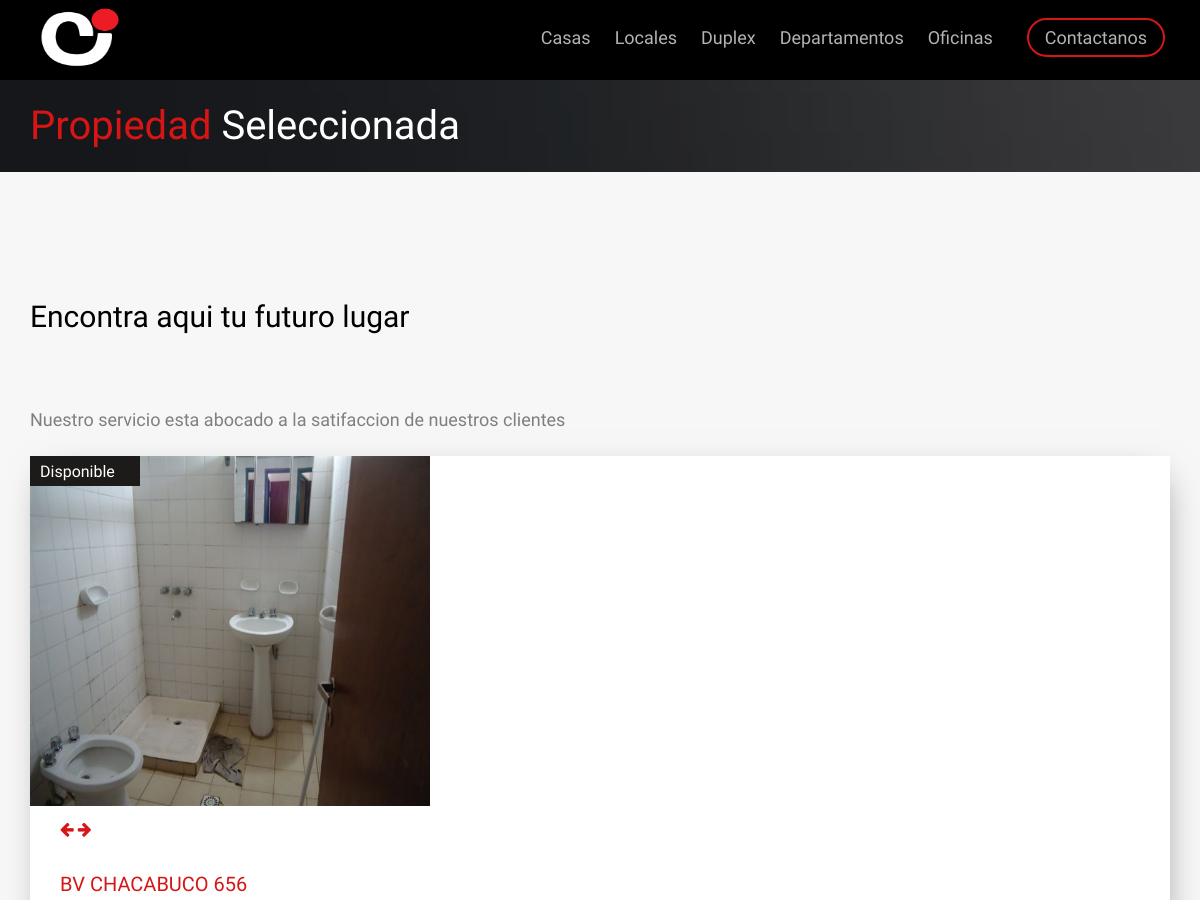
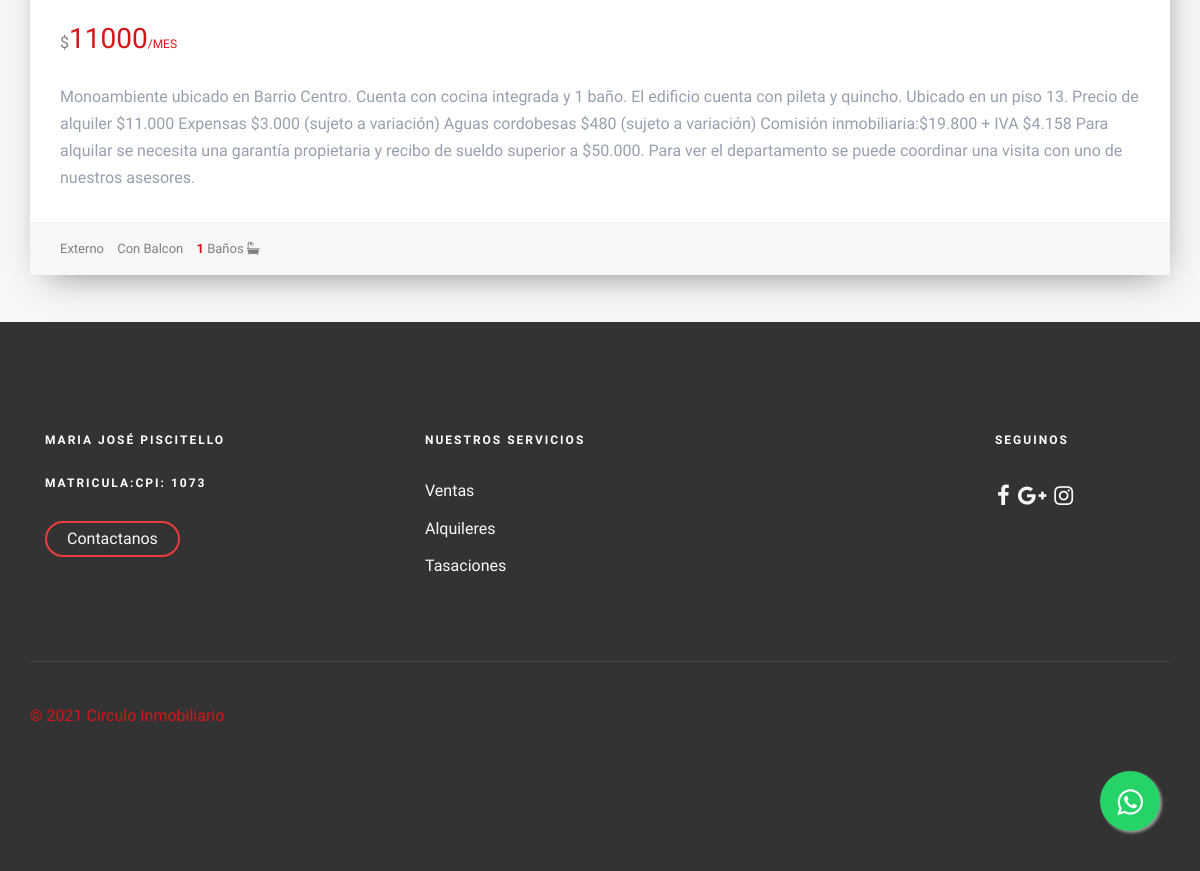
Screenshot of /alquileres/monoambiente_details_alquis/8/ with the database file from the repository (2 pictures, top to bottom).
### Alquileres/models.py (models this page shows, shortened)
class PostImagenes(models.Model):
    post= models.ForeignKey(PostAlquiler, default =None ,on_delete=models.CASCADE)
    image = models.ImageField(upload_to ="Imagenes",verbose_name="Imagenes")
    class Meta:
        verbose_name="Agregar una Imagen"
        verbose_name_plural="Agregar mas Imagenes"

class PostAlquiler(models.Model):
    balcon=(('Con Balcon','Con Balcon'),('',''))
    balcon = models.CharField(max_length=100, choices = balcon,default="Con Balcon", null=True, blank=True)
    frente= (('Externo','Externo'),('Contrafrente','Contrafrente'))
    frente = models.CharField(max_length=100,choices=frente, default = "Externo")
    title=  models.CharField(max_length=200, verbose_name="Titulo ")
    content = models.TextField(verbose_name="Contenido",max_length=800,)
    imagen = models.ImageField(verbose_name="Imagen", blank =True ,null =True,upload_to="Alquileres")
    price = models.IntegerField(verbose_name="Precio")
    ambientes = models.IntegerField(verbose_name="Dormitorios o Ambientes",blank =True ,null =True)
    superficie= models.IntegerField(verbose_name="Superficie (locales u oficinas)",blank =True,null =True )
    baños= models.IntegerField(verbose_name="Baños",blank = True,null =True)
    plantas= models.IntegerField(verbose_name="Plantas (locales u oficinas)", blank = True,null =True)
    autor = models.ForeignKey(User,verbose_name="Autor", on_delete=models.CASCADE)
    categories= models.ManyToManyField(Category, verbose_name="Categoria")
    created = models.DateTimeField(auto_now_add=True, verbose_name="Creado")
    updated = models.DateTimeField(auto_now=True, verbose_name="Editado")
    class Meta:
            verbose_name="Publicacion"
            verbose_name_plural="Plublicaciones"
            ordering= ["-created"]

### Alquileres/views.py (the view)
# urls.py: path('monoambiente_details_alquis/<int:postalquiler_id>/', views.monoambiente_details_alquis, name = "monoambiente_details_alquis"),
def monoambiente_details_alquis(request, postalquiler_id):
    monoambiente_details_alquis = get_object_or_404(PostAlquiler, pk = postalquiler_id)
    return render (request,'Alquileres/monoambiente_details_alquis.html',{'monoambiente_details_alquis' : monoambiente_details_alquis})

### Alquileres/templates/Alquileres/monoambiente_details_alquis.html (shortened to what this page needs)
{% extends 'App1/base.html'%} {% load static %} {% block header %}
<div id="fh5co-page">
    <header id="fh5co-header" role="banner">
        <div class="container">
            <div class="row">
                <div class="header-inner">
                    <span class="rounded-circle"><a href="{% url 'inicio' %}"><img src="{% static 'Appp1/images/1_negro.png' %}" style="margin-top: 8px" width="90px" height="60px"> </img>
                    <nav role="navigation">
                        <ul>
                            <li><a href="{% url 'alqui_casas' %}">Casas</a></li>
                            <li><a href="{% url  'alqui_locales' %} ">Locales</a></li>
                            <li><a href="{% url 'alqui_duplex' %}">Duplex</a></li>
                            <li><a href="{% url 'alqui_departamentos' %}">Departamentos</a></li>
                            <li><a href="{% url 'alqui_oficinas' %}">Oficinas</a></li>
                            <li class="cta"><a href="{% url 'contacto' %}">Contactanos</a></li>
                        </ul>
                    </nav>
                </div>
            </div>
        </div>
    </header>
    {% endblock %} {% block content %}
    <div class="fh5co-page-title" style="background-image: url({% static 'Appp1/images/slide_6.jpg'%});">
        <div class="overlay"></div>
        <div class="container">
            <div class="row">
                <div class="col-md-12 animate-box">
                    <h1><span class="colored">Propiedad</span> Seleccionada</h1>
                </div>
            </div>
        </div>
</div>
<div id="best-deal">
    <div class="container">
        <div class="row">
            <div class="col-md-12 text-center fh5co-heading animate-box" data-animate-effect="fadeIn">
                <h2>Encontra aqui tu futuro lugar </h2>
                <p>Nuestro servicio esta abocado a la satifaccion de nuestros clientes </p>
            </div>
            <div class="col-md-12 item-block animate-box" data-animate-effect="fadeIn">
                <div class="fh5co-property property-individual">
                    <figure>
                        <a href="#" id="available" class="tag"> Disponible </a>
                        <div id="carouselExampleControls" style="width: 100%" class="carousel slide" data-ride="carousel">
                            <div class="carousel-inner" data-toggle="modal" data-target="#galleryModal">
                                {% for pi in monoambiente_details_alquis.postimagenes_set.all %}
                                <div class="item{% if forloop.first %} active {% endif %}">
                                    <img class="carousel-inner" src="{{pi.image.url}}" alt="First slide">
                                </div>
                                {% endfor %}
                            </div>
                            <div class="carousel-controls">
                                <a class="carousel-control-prev" href="#carouselExampleControls" role="button" data-slide="prev">
                                    <i class="fa fa-arrow-left"></i>
                                </a>
                                <a class="carousel-control-next" href="#carouselExampleControls" role="button" data-slide="next">
                                    <i class="fa fa-arrow-right"></i>
                                </a>
                            </div>
                        </div>
                    </figure>
                    <div class="fh5co-property-innter">
                        <h3><a href="#">{{monoambiente_details_alquis.title}}</a></h3>
                        <div class="price-status">
                            <span class="per">$</span><span class="price">{{monoambiente_details_alquis.price}}<span class="per">/Mes</span></span>
                        </div>
                        <p>{{monoambiente_details_alquis.content}} </p>
                    </div>
                    <p class="fh5co-property-specification">
                        <span>{{monoambiente_details_alquis.frente}}</span>
                        <span>   {% if monoambiente_details_alquis.balcon %} {{monoambiente_details_alquis.balcon}} {% endif %} </span>
                        <span>
                                <strong>
                                {{monoambiente_details_alquis.baños}}
                                </strong>
                                Baños
                                <i class="fa fa-bath"></i>
                            </span>
                    </p>
                </div>
            </div>
        </div>
    </div>
    {% endblock %}

### App1/static/Appp1/css/icomoon.css (style rules this page uses)
.fa { font-family: 'FontAwesome' !important; }

### rows the page displays
PostImagenes: image (picture)
PostAlquiler: title "BV CHACABUCO 656", price "11000", content "Monoambiente ubicado en Barrio Centro. Cuenta con cocina integrada y 1 baño. El edificio cuenta con pileta y quincho. Ubicado en un piso 13. Precio de alquiler $11.000 Expensas $3.000 (sujeto a variación) Aguas cordobesas $480 (sujeto a variación) Comisión inmobiliaria:$19.800 + IVA $4.158 Para alquilar se necesita una garantía propietaria y recibo de sueldo superior a $50.000. Para ver el departamento se puede coordinar una visita con uno de nuestros asesores.", frente "Externo", balcon "Con Balcon", baños "1"
